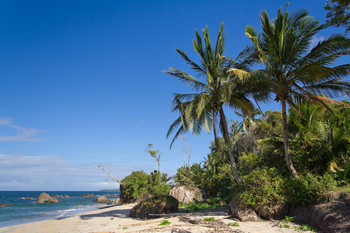
#> input picture picture/beach.png, 350 x 233 px
$ python 14_ColorImageProcessing.py
#> lines starting #> are read from the running program, lines starting #| are printed output that depends on the picture; after the words box and inside, x2 and y2 are one past the last pixel; in counts of white or black regions, pixels touching at a corner belong together
# -*- coding: utf-8 -*-
# @Time    : 2019/12/10 16:54
# @Author  : Jeff Wang
# @Email   : jeffwang987@163.com   OR    wangxiaofeng2020@ia.ac.cn
# @Software: PyCharm
import numpy as np
import cv2
img = cv2.imread('./picture/beach.png')
#> img is the input picture: shape (233, 350, 3); mean B, G, R 136, 110.4, 78.6

"""0. 彩色图像处理基础

        0. 功能：符合人眼视觉，简化目标物区分，根据颜色目标识别。
        1. 领域：全彩色，伪彩色。
        2. 描述光源质量：辐射率（放出能量），光强（接受能量），亮度（主管描述彩色强度，不好度量）
        3. 人眼敏感度：65%红，33%绿。2%蓝。
        4. 混色处理法：加色法（光，RGB相加为白色），减色法（颜料，RGB相加为黑色）
        5. 颜色特性：色调（Hue），饱和度（Saturation），亮度（Value）
"""

"""1. 彩色模型

        0. RGB：像素深度是每个像素的比特数，RGB一般是3*8=24Bytes深度，共可以表述2**24=16777216种颜色。
        1. CMY：青、深红、黄，用相减法。一般用于彩色打印机。
        2. HSV：V与彩色信息无关（将亮度与彩色信息分开，便于图像处理），HS与人眼感受相关。
        3. YCbCr：Y指亮度，Cb和Cr由(R-Y)和（B-Y）调整得到，用于JPEG等。
        4. 彩色转灰度，有两种方式，一个是直接（R+G+B）/3,一种是加权平均Y = 0.299R+0.587G+0.114B.
"""
# [7 lines of commented-out code are left out]


"""2. 彩色图像分割

      HSV空间：H描述擦色，S分离感兴趣特征区域。V一般不用。
      RGB空间：定义一个要分割的颜色（R0,G0,B0），如果颜色（Ri,Gi,Bi）与之欧氏距离很近，则认为近似。
"""
# 0. K均值在RGB空间的应用。
#    步骤：0. 任意选K个聚类中心，比如beach这个照片有蓝天海洋、树木、沙滩三个类别，那么K=3。
#          1. 按照最小距离分配像素点归属于哪一个聚类中心。
#          2. 计算各聚类中心新的向量值（该类型下所有像素的RGB均值）。
#          3. 计算代价函数J=所有像素到其聚类中心距离之和（这里距离指RGB or HSV距离）
#          4. 一直迭代到J收敛。
#    应用：以下是在RGB空间的应用（可以看出他把沙滩和海放在一个类别了，说明RGB分割效果不是很好，有时间再搞一个HSV分割）

# 0. 先随机生成K个中心
K = 3
centroid_r = np.random.randint(0, 255, [K, 1])
centroid_g = np.random.randint(0, 255, [K, 1])
centroid_b = np.random.randint(0, 255, [K, 1])
centroid_0 = np.concatenate((centroid_b, centroid_g, centroid_r), axis=1)[0]
centroid_1 = np.concatenate((centroid_b, centroid_g, centroid_r), axis=1)[1]
centroid_2 = np.concatenate((centroid_b, centroid_g, centroid_r), axis=1)[2]

# 1. 把K个中心复制img.shape[0]*img.shape[1]遍，也就是展开，为了之后矩阵操作更快
centroid_reshape_0 = np.tile(centroid_0, (img.shape[0] * img.shape[1], 1))
centroid_reshape_1 = np.tile(centroid_1, (img.shape[0] * img.shape[1], 1))
centroid_reshape_2 = np.tile(centroid_2, (img.shape[0] * img.shape[1], 1))

# 2. 把原图像也展开，而不是二维排列，为了和上面的质心矩阵一样size，矩阵操作更快
img_reshape = img.reshape(img.shape[0] * img.shape[1], 3)

# 3. dist用来存储每个像素RGB三个值和质心RGB的欧氏距离
dist = np.zeros([img.shape[0] * img.shape[1], K], dtype=np.float32)

# 4. 设定好初始的J(确保在第一轮迭代后，J_last=9999不会小于真正计算出来的J)，开始迭代
J_last = 99999
J = 9999
t = 10  # 运行次数，一般10次以内，不然直接退出
while J < J_last and t > 0:
    print(t)
    t = t-1
    J_last = J
    # 0.分别计算三个到质心的距离
    dist[:, 0] = np.linalg.norm(centroid_reshape_0 - img_reshape, axis=1)
    dist[:, 1] = np.linalg.norm(centroid_reshape_1 - img_reshape, axis=1)
    dist[:, 2] = np.linalg.norm(centroid_reshape_2 - img_reshape, axis=1)
    # 1. 取最小距离的那个质心作为该像素的标号
    label = np.argmin(dist, axis=1)
    index0 = np.argwhere(label == 0)
    index1 = np.argwhere(label == 1)
    index2 = np.argwhere(label == 2)
    # 2. 看看该质心下跟了多少个像素
    length0 = len(index0)
    length1 = len(index1)
    length2 = len(index2)
    # 3. 根据这些像素重新分配质心
    centroid_0 = np.round(1/length0*np.sum(img_reshape[np.squeeze(index0, axis=1)], axis=0))
    centroid_1 = np.round(1/length0*np.sum(img_reshape[np.squeeze(index1, axis=1)], axis=0))
    centroid_2 = np.round(1/length0*np.sum(img_reshape[np.squeeze(index2, axis=1)], axis=0))
    # 4. 把质心展开，方便矩阵操作
    centroid_reshape_0 = np.tile(centroid_0, (img.shape[0] * img.shape[1], 1))
    centroid_reshape_1 = np.tile(centroid_1, (img.shape[0] * img.shape[1], 1))
    centroid_reshape_2 = np.tile(centroid_2, (img.shape[0] * img.shape[1], 1))
    # 计算代价函数，在我们这里是所有像素到其质心的距离之和
    J0 = np.sum(np.linalg.norm(img_reshape[np.squeeze(index0, axis=1)] - np.tile(centroid_0, (length0, 1)), axis=1))
    J1 = np.sum(np.linalg.norm(img_reshape[np.squeeze(index1, axis=1)] - np.tile(centroid_1, (length1, 1)), axis=1))
    J2 = np.sum(np.linalg.norm(img_reshape[np.squeeze(index2, axis=1)] - np.tile(centroid_2, (length2, 1)), axis=1))
    J = (J0+J1+J2)/(img.shape[0]*img.shape[1])
#> this loop made 9 passes
#> (J_last, centroid_0, centroid_1, centroid_2, J0, J1, J2, J) on passes 2 to 8: (143.7, [172, 129, 87], [61, 43, 29], [24, 35, 32], 3324514.1, 2527969.3, 1180876.1, 86.25), (86.25, [185, 136, 91], [15, 18, 17], [7, 13, 12], 3849576.2, 1220773.6, 759611.3, 71.49), (71.49, [181, 134, 90], [16, 25, 23], [0, 0, 0], 4170860.1, 1299864.4, 12672.7, 67.24), (67.24, [181, 135, 90], [16, 26, 24], [0, 0, 0], 4126251.1, 1326346.5, 3108.1, 66.9), (66.9, [182, 135, 90], [17, 26, 25], [0, 0, 0], 4104565.5, 1321243.5, 3564.9, 66.58), (66.58, [182, 135, 90], [17, 27, 25], [0, 0, 0], 4082050.2, 1329389, 3996.6, 66.41), (66.41, [182, 135, 90], [17, 27, 25], [0, 0, 0], 4075109, 1335994.7, 4307.7, 66.41)
#> (centroid_0, centroid_1, centroid_2, J0, J1, J2, J) on pass 1: ([204, 167, 137], [234, 187, 115], [1, 2, 2], 1341937.1, 10312431.4, 62153.6, 143.7)
#> after the loop, t = 1
# 5. 计算掩膜，准备画图
mask0 = np.zeros(img.shape, dtype=np.uint8)
mask1 = np.zeros(img.shape, dtype=np.uint8)
mask2 = np.zeros(img.shape, dtype=np.uint8)
for i in range(length0):
    mask0[np.squeeze(index0)[i]//img.shape[1], np.squeeze(index0)[i]%img.shape[1]] = 1
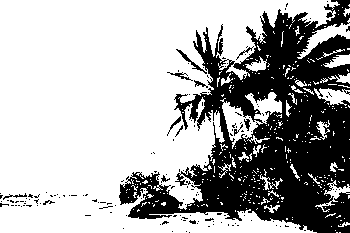
#> mask0: shape (233, 350, 3); values 0 (black) and 1 (white), 68.3% white; 156 black regions (144 under 20 px), largest, box (x1, y1, x2, y2) and area: (119, 0, 350, 233) 24950, (176, 49, 207, 74) 109, (167, 72, 193, 81) 63
for i in range(length1):
    mask1[np.squeeze(index1)[i]//img.shape[1], np.squeeze(index1)[i]%img.shape[1]] = 1
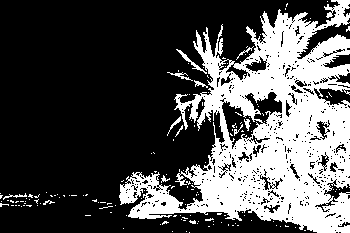
#> mask1: shape (233, 350, 3); values 0 (black) and 1 (white), 31.4% white; 157 white regions (145 under 20 px), largest, box (x1, y1, x2, y2) and area: (119, 0, 350, 233) 24696, (176, 49, 207, 74) 109, (167, 72, 193, 81) 63
for i in range(length2):
    mask2[np.squeeze(index2)[i]//img.shape[1], np.squeeze(index2)[i]%img.shape[1]] = 1
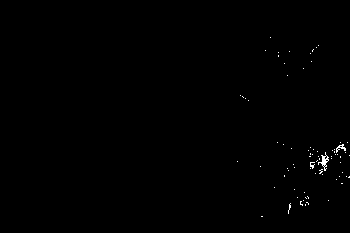
#> mask2: shape (233, 350, 3); values 0 (black) and 1 (white), 0.31% white in thin lines or dots, all inside (x1, y1, x2, y2) = (237, 37, 350, 217)
out0 = mask0*img
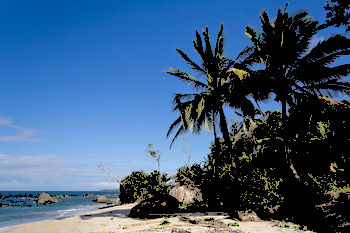
#> out0: shape (233, 350, 3); mean of channels 0, 1, 2 124.3, 92, 61.5; drawn as B, G, R
out1 = mask1*img
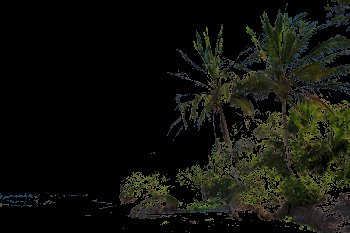
#> out1: shape (233, 350, 3); mean of channels 0, 1, 2 11.7, 18.3, 17.1; drawn as B, G, R
out2 = mask2*img
cv2.imshow('0', img)
cv2.imshow('1', out0)
cv2.imshow('2', out1)
cv2.imshow('3', out2)
cv2.waitKey(0)
cv2.destroyAllWindows()
